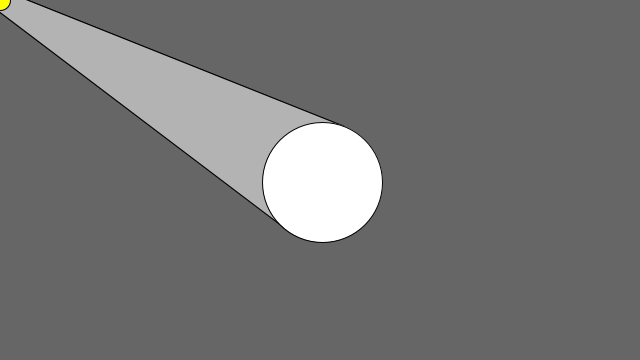
Frame 1 (no input)
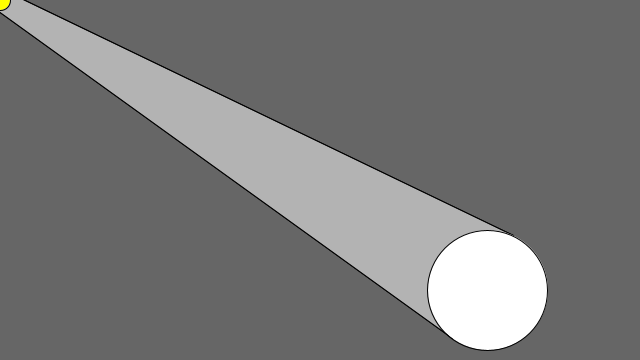
Frame 60 (the mouse pressed at the canvas centre just before this capture)
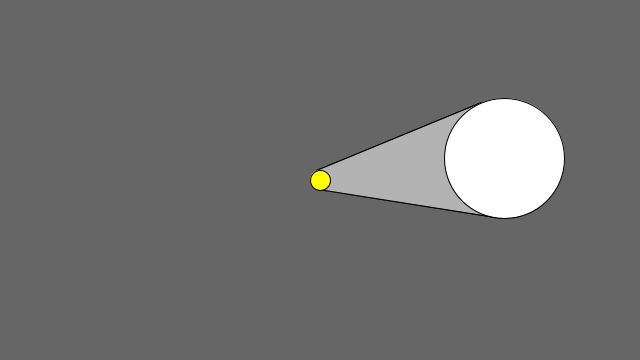
Frame 120 (the mouse held since frame 60 and released just before this capture)

The Processing sketch that drew these frames (run headless with seeded random() and noise(); from frame 60 on, the mouse is pressed at the canvas centre):

// Processing sketch: TangentsToTwoCircles
// ── TangentsToTwoCircles.pde
/**
 * Tangents to Two Circles
 * https:// forum.processing.org/two/discussion/18975/simulating-shadow
 * 2016-11-10 Processing 3.2.1
 * a sketch based on the Bounce Example https:// processing.org/examples/bounce.html
 * with the addition of the CircleTangents class https:// en.wikibooks.org/wiki/Algorithm_Implementation/Geometry/Tangents_between_two_circles
 **/
 
int rad = 60;        // Width of the shape
float xpos, ypos;    // Starting position of shape    

float xspeed = 2.8;  // Speed of the shape
float yspeed = 2.2;  // Speed of the shape

int xdirection = 1;  // Left or Right
int ydirection = 1;  // Top to Bottom

double[][] tangentList;

void setup() 
{
  size(640, 360);
  frameRate(30);
  ellipseMode(RADIUS);
  // Set the starting position of the shape
  xpos = width/2;
  ypos = height/2;
}

void draw() 
{
  background(102);
  
  // Update the position of the shape
  xpos = xpos + ( xspeed * xdirection );
  ypos = ypos + ( yspeed * ydirection );
  
  // Test to see if the shape exceeds the boundaries of the screen
  // If it does, reverse its direction by multiplying by -1
  if (xpos > width-rad || xpos < rad) {
    xdirection *= -1;
  }
  if (ypos > height-rad || ypos < rad) {
    ydirection *= -1;
  }

  // Draw light
  drawLight();

  // Draw the shape
  ellipse(xpos, ypos, rad, rad);
  
}

void drawLight(){
  pushStyle();
  // get tangent list, draw first two (external) tangents if they exist.
  tangentList = CircleTangents.getTangents((double)mouseX,(double)mouseY,(double)10, (double)xpos,(double)ypos,(double)rad);  
  if(tangentList.length > 1){
    line((float)tangentList[0][0], (float)tangentList[0][1], (float)tangentList[0][2], (float)tangentList[0][3]);
    line((float)tangentList[1][0], (float)tangentList[1][1], (float)tangentList[1][2], (float)tangentList[1][3]);
    
    fill(255,255,255,128);
    beginShape();
      vertex((float)tangentList[0][0],(float)tangentList[0][1]);
      vertex((float)tangentList[0][2], (float)tangentList[0][3]);
      vertex((float)tangentList[1][2], (float)tangentList[1][3]);
      vertex((float)tangentList[1][0],(float)tangentList[1][1]);
    endShape(CLOSE);
  }
  fill(255,255,0);
  ellipse(mouseX, mouseY, 10, 10);
  popStyle();
}

// Algorithm Implementation/Geometry/Tangents between two circles
import java.util.Arrays;
static class CircleTangents {
    /**
     *  Finds tangent segments between two given circles.
     *
     *  Returns an empty, or 2x4, or 4x4 array of doubles representing
     *  the two exterior and two interior tangent segments (in that order).
     *  If some tangents don't exist, they aren't present in the output.
     *  Each segment is represent by a 4-tuple x1,y1,x2,y2.
     * 
     *  Exterior tangents exist iff one of the circles doesn't contain
     *  the other. Interior tangents exist iff circles don't intersect.
     *
     *  In the limiting case when circles touch from outside/inside, there are
     *  no interior/exterior tangents, respectively, but just one common
     *  tangent line (which isn't returned at all, or returned as two very
     *  close or equal points by this code, depending on roundoff -- sorry!)
     *
     *  Java 6 (1.6) required, for Arrays.copyOf()
     */
    static double[][] getTangents(double x1, double y1, double r1, double x2, double y2, double r2) {
        double d_sq = (x1 - x2) * (x1 - x2) + (y1 - y2) * (y1 - y2);
        if (d_sq <= (r1-r2)*(r1-r2)) return new double[0][4];

        double d = Math.sqrt(d_sq);
        double vx = (x2 - x1) / d;
        double vy = (y2 - y1) / d;

        double[][] res = new double[4][4];
        int i = 0;

        // Let A, B be the centers, and C, D be points at which the tangent
        // touches first and second circle, and n be the normal vector to it.
        //
        // We have the system:
        //   n * n = 1          (n is a unit vector)          
        //   C = A + r1 * n
        //   D = B +/- r2 * n
        //   n * CD = 0         (common orthogonality)
        //
        // n * CD = n * (AB +/- r2*n - r1*n) = AB*n - (r1 -/+ r2) = 0,  <=>
        // AB * n = (r1 -/+ r2), <=>
        // v * n = (r1 -/+ r2) / d,  where v = AB/|AB| = AB/d
        // This is a linear equation in unknown vector n.

        for (int sign1 = +1; sign1 >= -1; sign1 -= 2) {
            double c = (r1 - sign1 * r2) / d;

            // Now we're just intersecting a line with a circle: v*n=c, n*n=1

            if (c*c > 1.0) continue;
            double h = Math.sqrt(Math.max(0.0, 1.0 - c*c));

            for (int sign2 = +1; sign2 >= -1; sign2 -= 2) {
                double nx = vx * c - sign2 * h * vy;
                double ny = vy * c + sign2 * h * vx;

                double[] a = res[i++];
                a[0] = x1 + r1 * nx;
                a[1] = y1 + r1 * ny;
                a[2] = x2 + sign1 * r2 * nx;
                a[3] = y2 + sign1 * r2 * ny;
            }
        }
        
        return Arrays.copyOf(res, i);
    }
}
